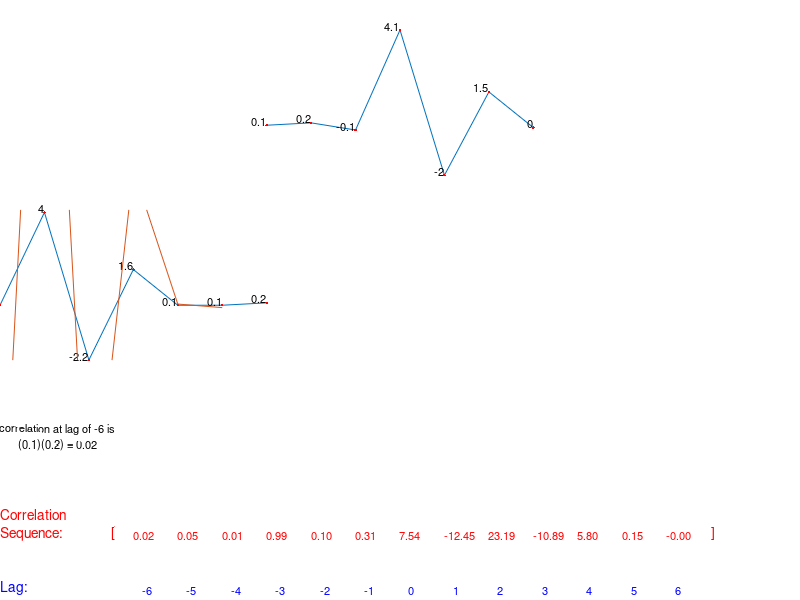

Recreate this plot in MATLAB.
% A demonstration of cross correlation in action.
% Hit the space bar during the demo to execute
% 
% https://dadorran.wordpress.com/2014/04/25/cross-correlation-demo/
clc;close all
a = [0.1 0.2 -0.1 4.1 -2 1.5 0 ];
b = [0.1 4 -2.2 1.6 0.1 0.1 0.2];
 
len = length(a);
if(len ~= length(b))
    error('vectors supplied must be the same length');
end
figure
set(gcf, 'position', [ 285   347   642   367]);
 
max_amp = max([max(a) max(b)]);
min_amp = min([min(a) min(b)]);
 
 
plot_h = 0.25;
text_h = 0.1;
ax1 = subplot(2,1,1);
pl1_line = plot(a);
labels1 = text([1:len], a , num2str(a'), 'VerticalAlignment','bottom', ...
                            'HorizontalAlignment','right','fontsize',8);
hold on; pl1_dot = plot(a,'r.');
xlim([1 len])
ylim([min_amp max_amp])
 
set(ax1,'position', [(1/3) 0.95-plot_h (1/3) plot_h])
set(ax1,'visible','off')
 
ax2 = subplot(2,1,2);
pl2_line = plot(b);
labels2 = text([1:len], b , num2str(b'), 'VerticalAlignment','bottom', ...
                             'HorizontalAlignment','right','fontsize',8);
hold on; pl2_dot = plot(b,'r.');
xlim([1 len])
ylim([min_amp max_amp])
set(ax2,'visible','off')
set(ax2,'position', [(1/3) 0.9-plot_h*2 (1/3) plot_h])
 
 
str = '';
for k = 1: len
    str = [str '(' num2str(a(k)) ')(' num2str(b(k)) ') + '];
end
str(end-1)  = '=';
str = [str num2str(sum(a.*b))];
r_ba = xcorr(a,b);
 
corr_calc_text = annotation('textbox',  [0 0.85-plot_h*2-text_h 1 text_h], 'linestyle','none','horizontalalignment','center' ,'string', {'correlation at zero lag is ' str}, 'fontsize', 8);
 
annotation('textbox',  [0.5 0.8-plot_h*2-text_h*2 1 text_h], 'linestyle','none','horizontalalignment','left' ,'string', sprintf('%.2f',r_ba(len)),'color','red', 'fontsize', 8);
 
 
pause
 
x_inc= (1/3)/(len-1);
for k = 1:len-1
 
    str = '';
    for m = 1: len-k
        str = [str '(' num2str(a(m+k)) ')(' num2str(b(m)) ') + '];
    end
    str(end-1)  = '=';
    str = [str num2str(r_ba(len+k))];
 
    set(corr_calc_text,'string', {['correlation at lag of ' num2str(k) ' is '] str}, 'fontsize', 8);
     
    set(ax2,'position', [(1/3)+k*x_inc 0.9-plot_h*2 (1/3) plot_h])
     
    annotation('textbox',  [0.5+x_inc*k 0.8-plot_h*2-text_h*2 1 text_h], 'linestyle','none','horizontalalignment','left' ,'string', sprintf('%.2f',r_ba(len+k)),'color','red', 'fontsize', 8);
    if(k ==1)
        pause
        annotation('textbox',  [0.5 0.01 1 text_h], 'linestyle','none','horizontalalignment','left' ,'string', ['   0'] ,'color','blue', 'fontsize', 8);
        annotation('textbox',  [0.001 0.01 1 text_h], 'linestyle','none','horizontalalignment','left' ,'string', ['Lag:'] ,'color','blue');
        annotation('textbox',  [0.5+x_inc*(len) 0.8-plot_h*2-text_h*2 1 text_h], 'linestyle','none','horizontalalignment','left' ,'string', ']' ,'color','red');
        annotation('textbox',  [0.5-x_inc*(len-1)-x_inc/2 0.8-plot_h*2-text_h*2 1 text_h], 'linestyle','none','horizontalalignment','left' ,'string', '[' ,'color','red');
        annotation('textbox',  [0.001 0.8-plot_h*2-text_h*2 1 text_h], 'linestyle','none','verticalalignment','middle','horizontalalignment','left' ,'string', {'Correlation' 'Sequence:'} ,'color','red');
 
    end
    annotation('textbox',  [0.5+x_inc*k 0.01 1 text_h], 'linestyle','none','horizontalalignment','left' ,'string', ['   ' num2str(k)] ,'color','blue', 'fontsize', 8);
 
    pause
end
 
for k = 1:len-1
 
    str = '';
    for m = 1: len-k
        str = [str '(' num2str(a(m)) ')(' num2str(b(m+k)) ') + '];
    end
    str(end-1)  = '=';
    str = [str num2str(r_ba(len-k))];
 
    set(corr_calc_text,'string', {['correlation at lag of ' num2str(-1*k) ' is '] str}, 'fontsize', 8);
     
    set(ax2,'position', [(1/3)-k*x_inc 0.9-plot_h*2 (1/3) plot_h])
    annotation('textbox',  [0.5-x_inc*k 0.8-plot_h*2-text_h*2 1 text_h], 'linestyle','none','horizontalalignment','left' ,'string', sprintf('%.2f',r_ba(len-k)),'color','red', 'fontsize', 8);
    annotation('textbox',  [0.5-x_inc*k 0.01 1 text_h], 'linestyle','none','horizontalalignment','left' ,'string', ['   ' num2str(k*-1)] ,'color','blue', 'fontsize', 8);
 
    pause
end
 
% Uncomment the next two lines if you would like to see a plot of the
% correlation sequence
[corr_seq lags] =  xcorr(a,b);
plot(lags,corr_seq)
xlabel('lags');ylabel('correlation measure');
